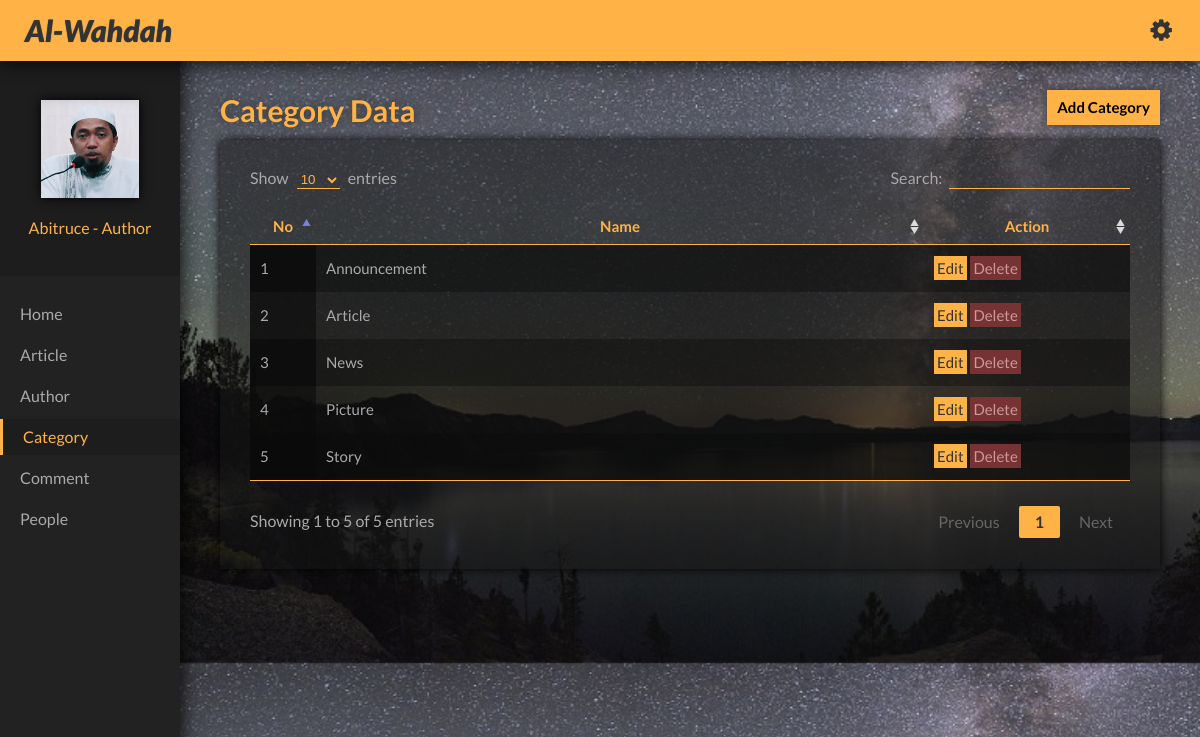
The app's page /admin/category.php (signed in) with its own data.
### tables this page shows
CREATE TABLE `category` (
  `category_id` int(3) NOT NULL,
  `category_name` varchar(100) NOT NULL
);

### admin/category.php (the view, shortened to what this page needs)
<?php
	if (isset($_SESSION['login'])){
?>
<!DOCTYPE html>
<html>
	<head>
		<link href="js/plugin/datatables/datatables.min.css" rel="stylesheet" type="text/css">
		<link rel="stylesheet" type="text/css" href="css/font-awesome.min.css">
		<link href="css/style2.css" rel="stylesheet" type="text/css">
	</head>
	<body>
		<div id="container" class="admin clearfix">
			<?php
				include 'admin_header.php';
				include 'admin_sidebar.php';
			?>
			<div id="main" class="clearfix">
				<h2>Category Data</h2>
				<a href="category_add.php" class="add">Add Category</a>
				<div class="content clearfix">
					<table id="table" class="display" cellspacing="0" width="100%">
						<thead>
							<tr>
								<th>No</th>
								<th>Name</th>
								<th>Action</th>
							</tr>
						</thead>
						<tbody>
							<?php
							include 'proses/koneksi.php';
							$sql = mysqli_query($connect,"SELECT * FROM category ORDER BY category_name ASC");
							$no = 1;
							while($row = mysqli_fetch_array($sql)){
								echo "<tr>
										<td>".$no++."</td>
										<td>".$row['category_name']."</td>
										<td>
											<a class='edt' href='category_edit.php?ID=$row[category_id]'>Edit</a>
											<a class='del' href='proses/proses_category_delete.php?ID=$row[category_id]'>Delete</a>
										</td>
									</tr>";
							}
							?>
						</tbody>
					</table>
				</div>
			</div>
		</div>
	</body>
</html>
<?php
	} else {
		header("location:login.php");
	}
?>

### admin/css/style2.css (style rules this page uses)
html, body, div, span, applet, object, iframe, h1, h2, h3, h4, h5, h6, p, blockquote, pre, a, abbr, acronym, address, big, cite, code, del, dfn, em, img, ins, kbd, q, s, samp, small, strike, strong, sub, sup, tt, var, b, u, i, center, dl, dt, dd, ol, ul, li, fieldset, form, label, legend, table, caption, tbody, tfoot, thead, tr, th, td, article, aside, canvas, details, embed, figure, figcaption, footer, header, hgroup, menu, nav, output, ruby, section, summary, time, mark, audio, video { margin: 0; padding: 0; border: 0; font-size: 100%; font: inherit; vertical-align: baseline; }
body { line-height: 1; }
table { border-collapse: collapse; border-spacing: 0; }
.clearfix:after { visibility: hidden; display: block; font-size: 0; content: " "; clear: both; height: 0; }
body { background-image: url(../images/bg-login2.jpeg); background-size: 130%; background-attachment: fixed; font-family: 'lato',sans-serif; }
a { color: inherit; text-decoration: none; }
#main { float: right; width: 85%; box-sizing: border-box; padding: 90px 40px; }
#main h2 { font-size: 30px; font-weight: 700; color: #FFB347; text-shadow: 0 0 10px #333; float: left; padding-top: 5px; }
.add { float: right; background: #FFB347; padding: 10px; font-weight: 700; font-size: 15px; box-shadow: 0 0 10px #333; }
.content { background: rgba(20,20,20,0.5); padding: 30px; margin: 50px auto; box-shadow: 0 0 10px #000; }
.tbl td a { margin-right: 1px; }
.tbl .edt { padding: 3px; background: #FFB347; color: #333; }
.tbl .del { padding: 3px; background: #733; color: #c99; }
.tbl table { padding: 20px 0 0 0; margin: 0 0 20px 0; color: #aaa; font-size: 15px; border-bottom: 1px solid #FFB347 !important; }
table.dataTable.display tbody tr td:first-child, table.dataTable thead th:first-child { width: 30px !important; }
table.dataTable.display tbody tr td:last-child, table.dataTable thead th:last-child { width: 170px !important; }
table.dataTable thead th { border-bottom-color: #FFB347; color: #FFB347; }
table.dataTable.display tbody tr.odd td { border-bottom: 1px solid transparent; border-top: 1px solid transparent; }
table.dataTable.display tbody tr.even td { border-bottom: 1px solid transparent; border-top: 1px solid transparent; }
table.dataTable.display tbody tr.odd { background: rgba(10,10,10,0.7); }
table.dataTable.display tbody tr.odd>.sorting_1 { background: rgba(10,10,10,0.8); }
table.dataTable.display tbody tr.even { background: rgba(10,10,10,0.5); }
table.dataTable.display tbody tr.even>.sorting_1 { background: rgba(10,10,10,0.6); }
table.dataTable tbody td { padding: 15px 10px; }

### records on screen
category: category_name "Announcement"
category: category_name "Article"
category: category_name "News"
category: category_name "Picture"
category: category_name "Story"

### other values on screen
$_SESSION['author_name'] "Abitruce"
